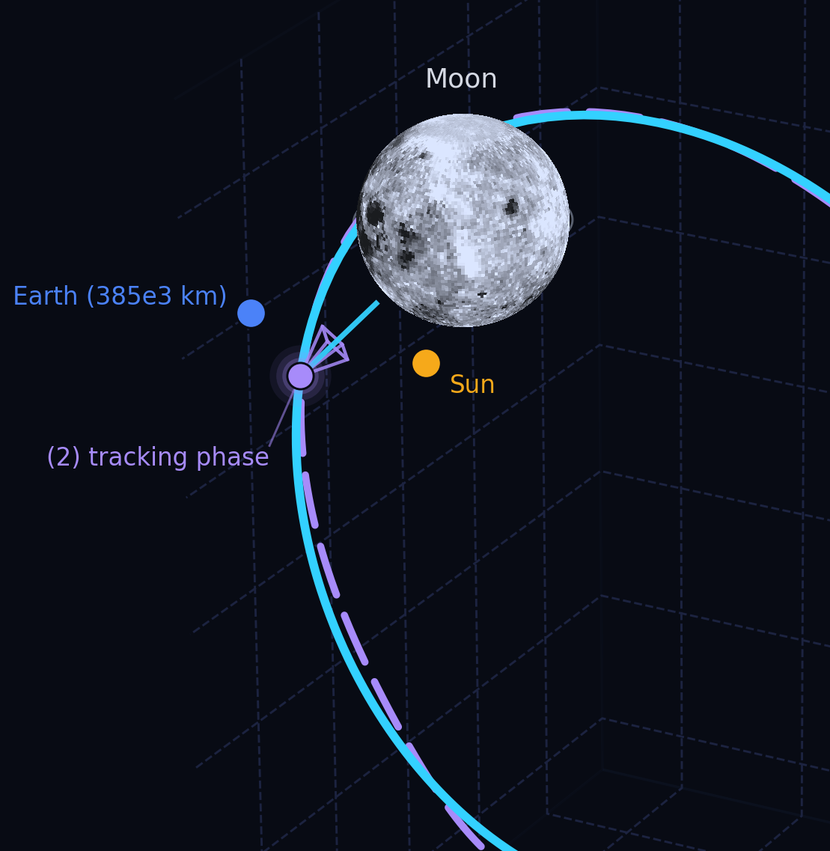
#> input picture reports/motivation_visual.png, 830 x 851 px, shrunk from 1109 x 1137 before the run
$ python -i blob_detection.py   (imports and definitions only)
#> lines starting #> are read from the running program, lines starting #| are printed output that depends on the picture; after the words box and inside, x2 and y2 are one past the last pixel; in counts of white or black regions, pixels touching at a corner belong together

from __future__ import annotations

from dataclasses import dataclass
from typing import Optional

import cv2
import numpy as np


Array = np.ndarray


@dataclass
class BlobDetectionResult:
    found: bool
    centroid_xy: tuple[float, float] | None
    area_px: float
    contour_xy: Array | None
    mask: Array
    bbox_xywh: tuple[int, int, int, int] | None
    enclosing_circle_xy_r: tuple[float, float, float] | None
    threshold_value: float | None


def _validate_kernel_size(k: int) -> int:
    if k <= 0:
        return 0
    if k % 2 == 0:
        k += 1
    return k


def _to_grayscale(image_bgr: Array) -> Array:
    if image_bgr.ndim != 3 or image_bgr.shape[2] != 3:
        raise ValueError("Expected BGR image with shape (H, W, 3).")
    return cv2.cvtColor(image_bgr, cv2.COLOR_BGR2GRAY)


def _apply_blur(gray: Array, blur_ksize: int) -> Array:
    blur_ksize = _validate_kernel_size(blur_ksize)
    if blur_ksize <= 1:
        return gray
    return cv2.GaussianBlur(gray, (blur_ksize, blur_ksize), 0.0)


def _threshold_image(gray: Array, threshold: float | None, invert: bool) -> tuple[float, Array]:
    thresh_type = cv2.THRESH_BINARY_INV if invert else cv2.THRESH_BINARY

    if threshold is None:
        used_thresh, binary = cv2.threshold(
            gray, 0, 255, thresh_type | cv2.THRESH_OTSU
        )
    else:
        used_thresh, binary = cv2.threshold(
            gray, float(threshold), 255, thresh_type
        )
    return float(used_thresh), binary


def _apply_morphology(mask: Array, morph_open: int, morph_close: int) -> Array:
    out = mask.copy()

    if morph_open > 0:
        k = np.ones((morph_open, morph_open), dtype=np.uint8)
        out = cv2.morphologyEx(out, cv2.MORPH_OPEN, k)

    if morph_close > 0:
        k = np.ones((morph_close, morph_close), dtype=np.uint8)
        out = cv2.morphologyEx(out, cv2.MORPH_CLOSE, k)

    return out


def _largest_valid_contour(mask: Array, min_area: int) -> Optional[Array]:
    contours, _ = cv2.findContours(mask, cv2.RETR_EXTERNAL, cv2.CHAIN_APPROX_SIMPLE)
    if not contours:
        return None

    valid = [c for c in contours if cv2.contourArea(c) >= float(min_area)]
    if not valid:
        return None

    return max(valid, key=cv2.contourArea)


def _contour_centroid(contour: Array) -> tuple[float, float] | None:
    moments = cv2.moments(contour)
    m00 = moments["m00"]
    if abs(m00) < 1e-12:
        return None
    cx = moments["m10"] / m00
    cy = moments["m01"] / m00
    return float(cx), float(cy)


def detect_primary_blob(
    image_bgr: Array,
    threshold: float | None = None,
    min_area: int = 25,
    blur_ksize: int = 5,
    morph_open: int = 0,
    morph_close: int = 3,
    invert: bool = False,
) -> BlobDetectionResult:
    gray = _to_grayscale(image_bgr)
    gray = _apply_blur(gray, blur_ksize=blur_ksize)

    used_thresh, binary = _threshold_image(gray, threshold=threshold, invert=invert)
    mask = _apply_morphology(binary, morph_open=morph_open, morph_close=morph_close)

    contour = _largest_valid_contour(mask, min_area=min_area)
    if contour is None:
        return BlobDetectionResult(
            found=False,
            centroid_xy=None,
            area_px=0.0,
            contour_xy=None,
            mask=mask,
            bbox_xywh=None,
            enclosing_circle_xy_r=None,
            threshold_value=used_thresh,
        )

    area_px = float(cv2.contourArea(contour))
    centroid_xy = _contour_centroid(contour)
    x, y, w, h = cv2.boundingRect(contour)
    (center_xy, circ_r) = cv2.minEnclosingCircle(contour)
    circ_x, circ_y = center_xy

    return BlobDetectionResult(
        found=True,
        centroid_xy=centroid_xy,
        area_px=area_px,
        contour_xy=contour,
        mask=mask,
        bbox_xywh=(int(x), int(y), int(w), int(h)),
        enclosing_circle_xy_r=(float(circ_x), float(circ_y), float(circ_r)),
        threshold_value=used_thresh,
    )

>>> import cv2
>>> picture = cv2.imread('../../reports/motivation_visual.png')
#> picture is the input picture: shape (851, 830, 3); mean B, G, R 34.8, 23.6, 18.5
>>> result = detect_primary_blob(picture)
#> in _to_grayscale, `return cv2.cvtColor(image_bgr, cv2.COLOR_BGR2GRAY)`:
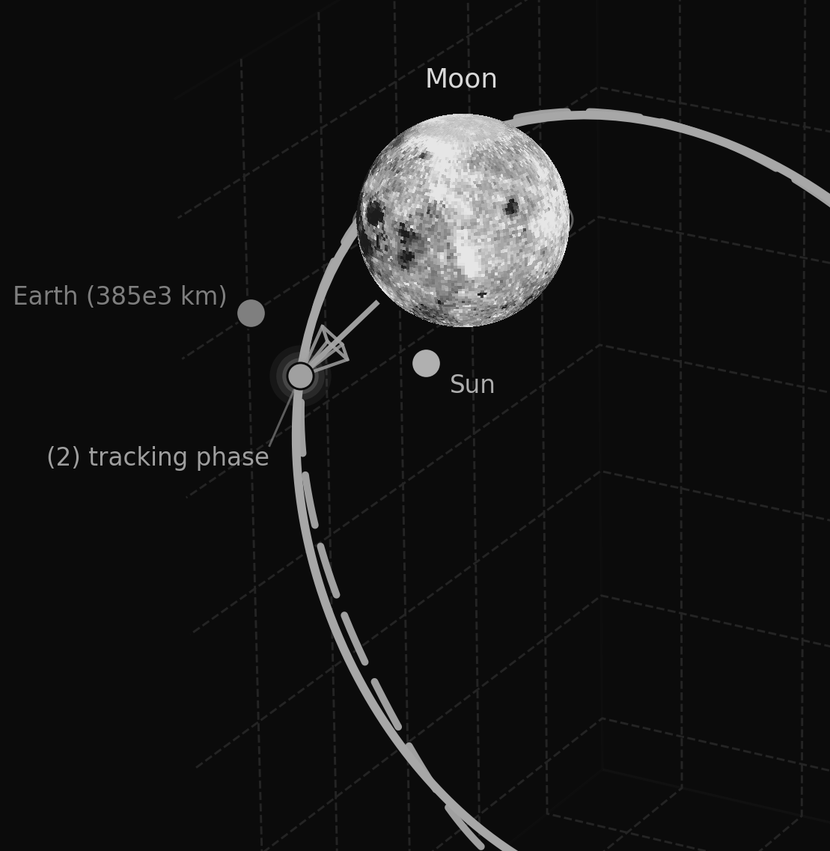
#> returned value: shape (851, 830); min 0, max 255, mean 23.2
#> in _threshold_image, `used_thresh, binary = cv2.threshold( gray, 0, 255, thresh_type | cv2.T..`:
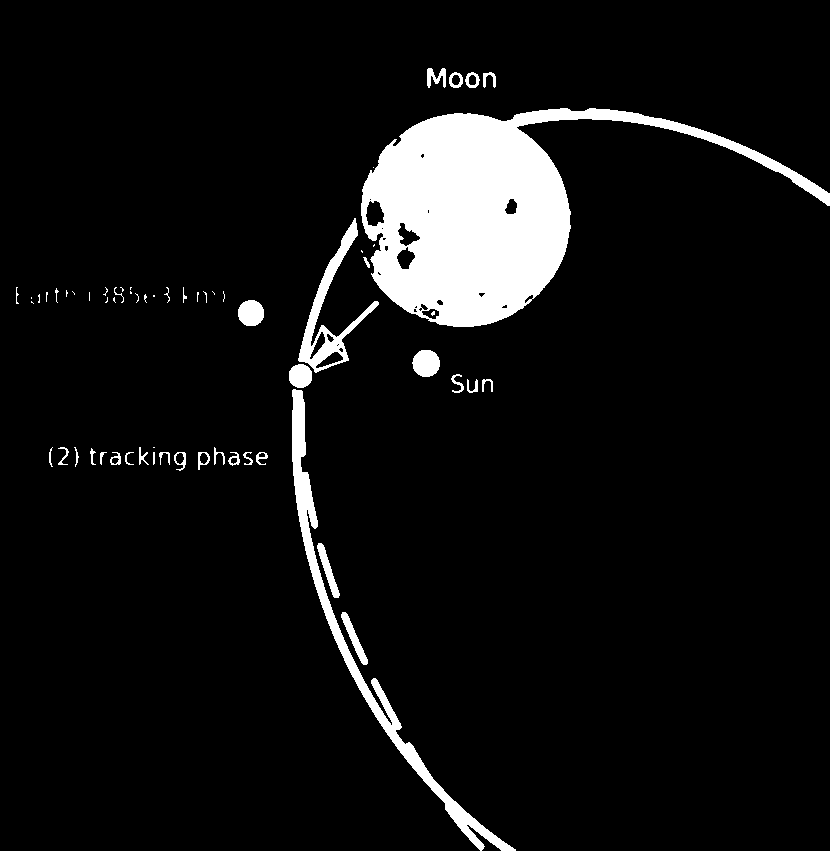
#> binary: shape (851, 830); 7.1% white; 62 white regions (25 under 20 px), largest, box (x1, y1, x2, y2) and area: (361, 108, 830, 327) 37078, (292, 389, 516, 851) 6244, (298, 218, 379, 373) 2509
#> in _threshold_image, `used_thresh, binary = cv2.threshold( gray, 0, 255, thresh_type | cv2.T..`: used_thresh = 88
#> in _apply_morphology, `out = cv2.morphologyEx(out, cv2.MORPH_CLOSE, k)`:
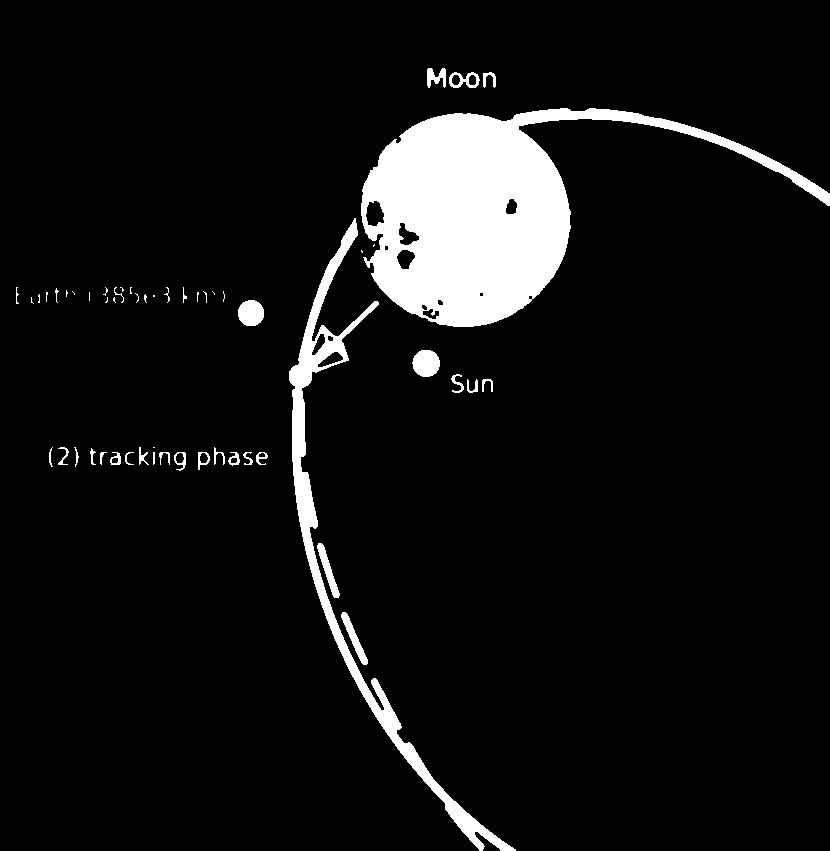
#> out: shape (851, 830); 7.2% white; 54 white regions (21 under 20 px)
#> in _largest_valid_contour, `contours, _ = cv2.findContours(mask, cv2.RETR_EXTERNAL, cv2.CHAIN_APPR..`: contours = 54 contours, 31 with area under 20; largest, box (x1, y1, x2, y2) and area: (361, 108, 830, 327) 37714, (289, 218, 516, 851) 8950, (412, 350, 440, 377) 556, (238, 300, 264, 326) 510, (341, 612, 368, 665) 347
#> in _largest_valid_contour, `valid = [c for c in contours if cv2.contourArea(c) >= float(min_area)]`: valid = 23 contours; largest, box (x1, y1, x2, y2) and area: (361, 108, 830, 327) 37714, (289, 218, 516, 851) 8950, (412, 350, 440, 377) 556, (238, 300, 264, 326) 510, (341, 612, 368, 665) 347
#> in detect_primary_blob, `contour = _largest_valid_contour(mask, min_area=min_area)`: contour = contour of 686 points, box (x1, y1, x2, y2) (361, 108, 830, 327), area 37714
#> in detect_primary_blob, `area_px = float(cv2.contourArea(contour))`: area_px = 37714
#> in _contour_centroid, `moments = cv2.moments(contour)`: moments = moments, m00 37714, centre m10/m00, m01/m00 = (481.4, 212.8)
#> in _contour_centroid, `m00 = moments["m00"]`: m00 = 37714
#> in _contour_centroid, `cx = moments["m10"] / m00`: cx = 481.4
#> in _contour_centroid, `cy = moments["m01"] / m00`: cy = 212.8
#> in detect_primary_blob, `centroid_xy = _contour_centroid(contour)`: centroid_xy = (481.4, 212.8)
#> in detect_primary_blob, `x, y, w, h = cv2.boundingRect(contour)`: x = 361; y = 108; w = 469; h = 219
#> in detect_primary_blob, `(center_xy, circ_r) = cv2.minEnclosingCircle(contour)`: center_xy = (595.3, 219.6); circ_r = 235.3
#> in detect_primary_blob, `circ_x, circ_y = center_xy`: circ_x = 595.3; circ_y = 219.6
